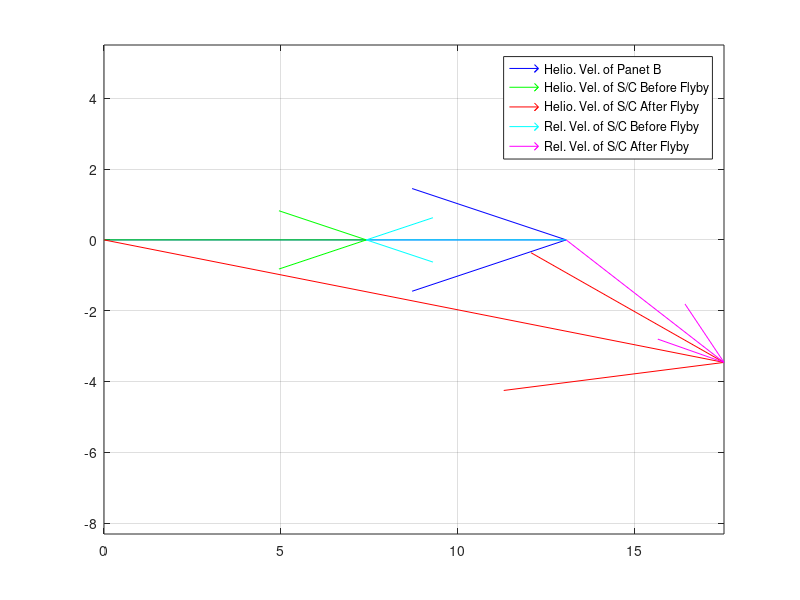

Here is the MATLAB script that generated this plot: (Note: this script raises an error after producing the figure.)
%% Execute a flyby maneuver at a planet after a Hohmann transfer 
%
% First we have a Hohmann transfer from planet A to planet B.
% However, we do *NOT* execute the 2nd delta-v of the Hohmann...
% Instead, once we enter the SOI at planet B, we do a flyby maneuver. 
% Note that the flyby maneuver is really just a hyperbolic orbit, where the
% gravity of the planet changes the velocity of the spacecraft.
%
% Assume that: 
%   * we are given the aiming radius of the hyperbolic orbit.
%   * all planets follow a circular orbit with zero inclination. 
%
% We want to find the following information about the spacecraft AFTER the 
% flyby maneuver: 
%   * Total velocity vector in the heliocentric frame
%   * semi-major axis (of its heliocentric orbit)
%   * eccentricity (of its heliocentric orbit)
%
% Strategy:
%   0. Compute the total heliocentric velocity of the planet and the 
%       spacecraft when it is at the end of the Hohmann transfer maneuver.
%   
%   1. Compute the initial relative velocity of the spacecraft with respect
%       to the planet, when the spacecraft is entering the SOI: "vInfVector1"
% 
%   2. Compute the turn angle that corresponds to this hyperbolic orbit: 
%       "delta". This is the angle between the two asymptotes.
%
%   3. Compute the NEW relative velocity of the spacecraft with respect
%       to the planet, when the spacecraft is exiting the SOI: "vInfVector2"
%
%   4. Compute the NEW absolute velocity of the spacecraft and the
%       corresponding ortial elements (SMA, eccentricity) post-flyby.
%
% 

%% Parameters 
planetA = 'earth';
planetB = 'jupiter';
%aimingRadius = 3502082.3; % leads to 200,000 km altitude for Earth-Jupiter
aimingRadius = 3200000; 
side = 'sunlit';


%% Planet data and constants
muEarth = 398600.44;
muS = 1.32712440018*1e11; % sun
au = 149597871; 
planets  = {'mercury','venus','earth','mars','jupiter','saturn','neptune','uranus'};
rPlanets = [0.3871 0.72333 0.99918 1.5236 5.2017 9.5502 19.158 29.981]; % AU
radPlanets = [2440 6051.8 6378.1 3389.9 71492 60268 25559 24766]; % km
mPlanets = [0.0553 0.815 1 0.107 318 95.2 14.5 17.2]; % Earth mass
kA = find(strncmp(planetA,planets,10));
kB = find(strncmp(planetB,planets,10));
rA = rPlanets(kA)*au; 
rB = rPlanets(kB)*au;
muP = muEarth*mPlanets(kB); % mu value of planet B (km^3/sec^2)
radP = radPlanets(kB);      % radius of planet B (km)

%% Hohmann transfer...

% angular momentum of the transfer orbit
hT = sqrt(2*muS)*sqrt(rA*rB/(rA+rB));

% velocity of the transfer orbit when it reaches point B
vTB = hT/rB;

% velocity of planet B 
vB = sqrt(muS/rB);

%% Compute the velocity relative to the planet when we enter the SOI

% We will use a "V-S" coordinate system, where:
%   V points along the planet velocity vector, and
%   S points toward the sun.
velVectorOfPlanet = [vB; 0];

% Because this is a Hohmann transfer... the spacecraft velocity is aligned
% in the same direction as the planet.
velVectorOfSpacecraft = [vTB; 0];

% The relative velocity of the spacecraft with respect to the planet is 
% just the vector difference. This is the "v-infinity" vector:
vInfVector1 = velVectorOfSpacecraft - velVectorOfPlanet;
phi1 = atan2(vInfVector1(2),vInfVector1(1));

%% Compute the radius at periapse and the turn angle
vinf = norm(vInfVector1);
% solve Eq. 8.57 for rp. It is a quadratic equation, so it has two roots.
rpSol = roots( [1, 2*muP/vinf, -aimingRadius^2] );
% If this problem is feasible, it will have two real roots (one pos, one neg). 
% Pick the positive one!
rp = max(rpSol);
fprintf(1,'Flyby altitude: %5.1f km\n',rp-radP)
% now we can compute the eccentricity and the turn angle.
e = 1 + rp*vinf^2/muP;
delta = 2*asin(1/e);

%% Compute the velocity relative to the planet when we exit the SOI
% It has the same magnitude, but it has rotated by "delta".
% Think about the different geometries that are possible:
%   * SUNLIT and SLOW -- spacecraft flies by the planet on the sunlit side,
%                         and the spacecraft is slower than the planet.
%                           ** Rotation is +delta.
%   * SUNLIT and FAST -- spacecraft flies by the planet on the sunlit side,
%                         and the spacecraft is faster than the planet.
%                           ** Rotation is -delta.
%   * DARKSIDE and SLOW -- spacecraft flies by the planet on the dark side,
%                         and the spacecraft is slower than the planet.
%                           ** Rotation is -delta.
%   * DARKSIDE and FAST -- spacecraft flies by the planet on the dark side,
%                         and the spacecraft is faster than the planet.
%                           ** Rotation is +delta.
%                         
switch lower(side)
  case 'sunlit'
    % SUNLIT and SLOW
    if( vB>vTB )
      phi2 = phi1 + delta;
    else
      % SUNLIT and FAST
      phi2 = phi1 - delta;
    end
  case {'darkside','dark'}
    % DARKSIDE and SLOW
    if( vB>vTB )
      phi2 = phi1 - delta;
    else
      % DARKSIDE and FAST
      phi2 = phi1 + delta;
    end
end
      
% now that we know the exit angle "phi2", we can compute the relative
% velocity vector when it exits the SOI:
vInfVector2 = vinf*[cos(phi2); sin(phi2)];

%% Compute the NEW spacecraft velocity vector and orbital elements "a", "e"
velVectorOfSpacecraftNewVS = velVectorOfPlanet + vInfVector2;

% the transverse component is in the positive "V" direction
vTrans = velVectorOfSpacecraftNewVS(1);
% the radial component is in the negative "S" direction
vRad = -velVectorOfSpacecraftNewVS(2);

% The delta-v:
dV = velVectorOfSpacecraftNewVS - velVectorOfSpacecraft;

% Given radial and transverse components of velocity, and "r", compute: a, e
h = rB*vTrans;
eSinTh = vRad*h/muS;
eCosTh = vTrans*h/muS - 1;
trueAnom = atan2( eSinTh, eCosTh );
ecc = eSinTh/sin(trueAnom);
sma = muS/(2*muS/rB-vTrans^2-vRad^2);

%% Plot the velocity vectors...
figure('name','Velocity Vectors')
quiver(0,0,velVectorOfPlanet(1),velVectorOfPlanet(2),1,'b')
hold on, grid on, axis equal
quiver(0,0,velVectorOfSpacecraft(1),velVectorOfSpacecraft(2),1,'g')
quiver(0,0,velVectorOfSpacecraftNewVS(1),velVectorOfSpacecraftNewVS(2),1,'r')
quiver(velVectorOfPlanet(1),velVectorOfPlanet(2),vInfVector1(1),vInfVector1(2),1,'c')
quiver(velVectorOfPlanet(1),velVectorOfPlanet(2),vInfVector2(1),vInfVector2(2),1,'m')
legend('Helio. Vel. of Panet B','Helio. Vel. of S/C Before Flyby',...
  'Helio. Vel. of S/C After Flyby','Rel. Vel. of S/C Before Flyby',...
  'Rel. Vel. of S/C After Flyby')

%% We could use the "Flyby" function to compute and plot stuff too...
rPH = [rB;0];
vPH = [0;vB];
vSH0 = [0;vTB];
d = Flyby( muS, muP, rPH, vPH, vSH0, rp, side, radP, sprintf('%s Flyby',planetB), 1 );

%% Plot all the orbits... 
%   * planet A's orbit
%   * planet B's orbit
%   * the Hohmann transfer ellipse
%   * the NEW orbit after flyby at planet B

figure('name','Orbits')
thx = linspace(0,2*pi,300);
plot(rA*cos(thx),rA*sin(thx),'b'), hold on, grid on, zoom on, axis equal
plot(rB*cos(thx),rB*sin(thx),'r')

% Hohmann transfer orbit
eT = abs(rB-rA)/(rB+rA);
aT = .5*(rA+rB);
[rT,xT,yT]=PerifocalOrbit( aT, eT, thx );
plot(xT,yT,'k')

% New orbit after flyby
r0 = [-rB;eps;eps];
v0 = [ [0 1;-1 0]*velVectorOfSpacecraftNewVS; 0]
[a,i,W,w,e,th0] = OrbitalElementsFromRV(r0,v0,muS)
posN = RVFromCOE(a,i,W,w,e,thx,muS);
plot(posN(1,:),posN(2,:),'g')
legend(planetA,planetB,'Hohmann Transfer','New Orbit After Flyby')

